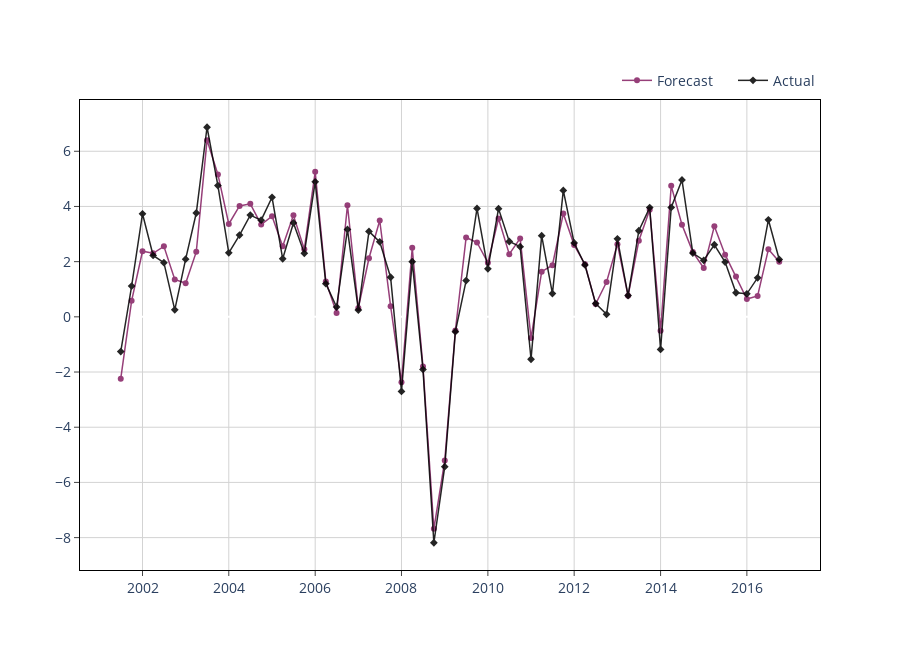

Notebook source saved alongside this figure:
### Markdown cell above
### Linear models

### Code cell
from sklearn.linear_model import LinearRegression

model = LinearRegression()

model.fit(X_train_scaled, y_train)
train_preds = pd.DataFrame.from_dict({
    "date": X_train_scaled.index,
    "predictions": model.predict(X_train_scaled).reshape(1, -1)[0],
    "actuals": y_train[target_col_name].values
})

# plt.plot(train_preds.date, train_preds.actuals, label="actual") 
# plt.plot(train_preds.date, train_preds.predictions, label="predictions")
# plt.legend();
plot_prediction(dt=train_preds.date, y_pred=train_preds.predictions, y_actual=train_preds.actuals, mode = "lines+markers", legend_position=(1, 1.075))

predictions.append(model.predict(X_test_scaled)[0][0])
print(predictions[-1])
